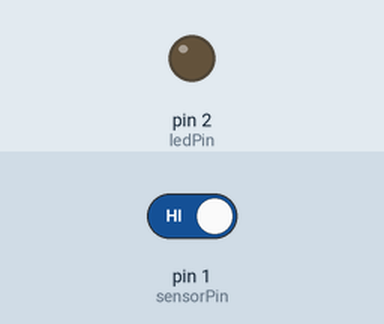
Simulated run of this sketch. Board: Arduino Uno, built with avr-gcc and run on an emulated ATmega328P. On the bench: output pins drawn as LEDs (lit = HIGH). The inputs (shaded band) are chosen by the test bench; at power-on: pin 1 (sensorPin) HIGH.

Above: at 1.2 s.
1.3 s: pin 1 (sensorPin) driven LOW
At 2.4 s:
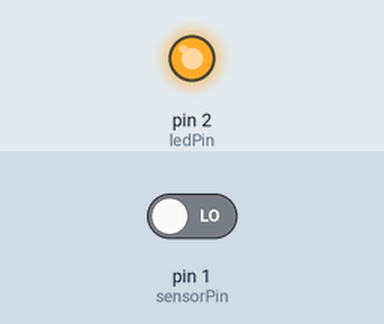
2.8 s: pin 1 (sensorPin) driven HIGH
At 3.5 s:
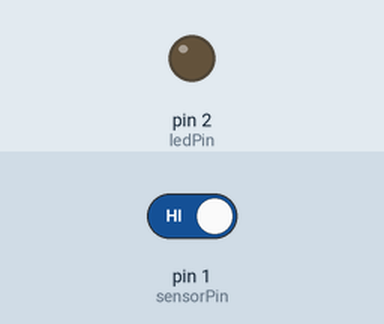
Timing chart, 0 to 5.8 s (numbered marks = the images above; inputs shaded):
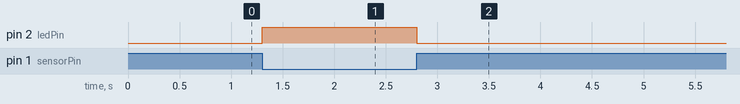

The sketch:

C5_TiltKnockShock.ino
```cpp
int sensorPin = 1;
int ledPin = 2;

void setup() {
pinMode(sensorPin, INPUT);
pinMode(ledPin, OUTPUT);
}

void loop() {
int read = digitalRead(sensorPin);

if (read == LOW) {
digitalWrite(ledPin, HIGH);
delay(500);
}

else {
digitalWrite(ledPin, LOW);
}
} 
```

Measured:
- after the input at 1.3 s, pin 2 (ledPin): LOW → HIGH at once
- after the input at 2.8 s, pin 2 (ledPin): HIGH → LOW at once
